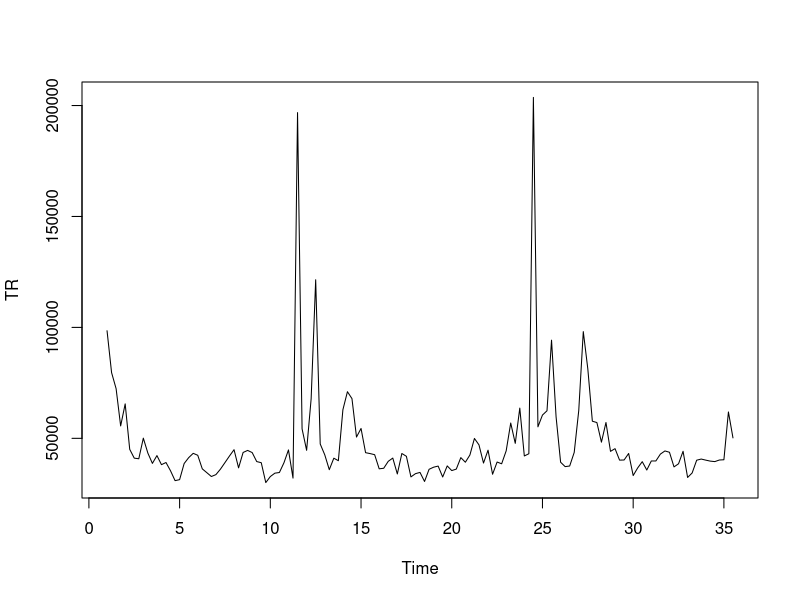

Generate this figure with R: (Note: this script raises an error after producing the figure.)
library(forecast)

reshow <- function(label = "", Y, Pred, metric = "MAE", PLOT = TRUE) {
  main <- paste(label, metric, ":", round(mmetric(Y, Pred, metric = metric), digits = 1))
  LEG <- c("target", paste(label, "pred.")) #legenda do gráfico
  
  if (PLOT) {
    plot(Y, type = "l", col = "black", lwd = 2, xlab = "Time", ylab = "Value", main = main)
    lines(Pred, col = "blue", lwd = 2)
    legend("topleft", legend = LEG, col = c("black", "blue"), lwd = 2)
  } else {
    cat(main, "\n")
  }
}

cat("read Walmart Sales\n")
TS <- read.table("walmart.csv", sep = ",", header = TRUE)
# Convert Date column to Date format:
TS$Date <- as.Date(TS$Date)

# Loop through columns 4 to 7
for (i in 4:7) { #vai fazer um loop desde a coluna 4 (dep1) até à coluna 7 (dep4)
  cat("Departamento:", colnames(TS)[i], "\n")
  
  dep_data <- TS[, i]
  
  K <- 4
  # K é a frequencia (numero de observaçoes antes que o padrao sazonal se repita) de 4 semanas
  # H é a previsão temporal (Horizonte temporal)- tempo à frente, multi-steap ahead
  
  L <- length(dep_data)  #determina o numero total de observaçoes da serie temporal
  NTS <- K # number of predictions
  H <- NTS # from 1 to H ahead predictions
  
  YR=diff(range(dep_data))
  
  # this time series object only includes TRAIN (older) data:
  LTR <- L - H #subtraindo é possivel obter o indice onde a serie temporal de treinamento termina (com a data mais antiga)
  
  TR <- ts(dep_data[1:LTR], frequency = K) #cria um objeto de serie temporal "TR, usando os primeiros LTR como dados de treino
  plot(TR) #mostra data de treino
  mpause() #pressEnter
  
  # target predictions:
  Y <- dep_data[(LTR + 1):L] #define Y como sendo os vetores do periodo de teste (valores que não foram usados para treinar o modelo)
  # define como sendo os dados de teste, permitindo a comparação das previsoes feitas pelo modelo e os dados reais
  
  # modelar ETS
  print("model> ets")
  ETS_model <- ets(TR)
  
  print(ETS_model)
  print("show ETS forecasts:")
  
  FETS <- forecast(ETS_model, h = H) #o modelo ETS vai fazer previsões para H passos à frente. essas previsoes são guardadas na variavel FETS
  PredETS <- FETS$mean[1:H] #pega nos primeiros valores de H e guarda na variavel PredETS
  
  reshow(colnames(TS)[i], Y, PredETS, "MAE")
  cat("MAE:",mmetric(Y,PredETS,metric="MAE"),"\n")
  cat("NMAE:",mmetric(Y,PredETS,metric="NMAE",val=YR),"\n")
  cat("RMSE:",mmetric(Y,PredETS,metric="RMSE"),"\n")
  cat("RRSE:",mmetric(Y,PredETS,metric="RRSE"),"\n")
  cat("R2:",mmetric(Y,PredETS,metric="R22"),"\n") # press R measure
  mpause()
}
